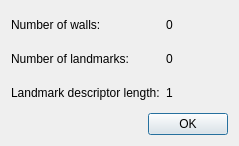
<?xml version="1.0" encoding="UTF-8"?>
<ui version="4.0">
 <class>ScenePropertiesDialog</class>
 <widget class="QDialog" name="ScenePropertiesDialog">
  <property name="geometry">
   <rect>
    <x>0</x>
    <y>0</y>
    <width>239</width>
    <height>146</height>
   </rect>
  </property>
  <property name="windowTitle">
   <string>Scene Properties</string>
  </property>
  <layout class="QGridLayout" name="gridLayout">
   <item row="0" column="0">
    <widget class="QLabel" name="label">
     <property name="text">
      <string>Number of walls:</string>
     </property>
    </widget>
   </item>
   <item row="0" column="1">
    <widget class="QLabel" name="wallsLab">
     <property name="text">
      <string>0</string>
     </property>
    </widget>
   </item>
   <item row="1" column="0">
    <widget class="QLabel" name="label_2">
     <property name="text">
      <string>Number of landmarks:</string>
     </property>
    </widget>
   </item>
   <item row="1" column="1">
    <widget class="QLabel" name="landmarksLab">
     <property name="text">
      <string>0</string>
     </property>
    </widget>
   </item>
   <item row="2" column="0">
    <widget class="QLabel" name="label_3">
     <property name="text">
      <string>Landmark descriptor length:</string>
     </property>
    </widget>
   </item>
   <item row="2" column="1">
    <widget class="QLabel" name="descLengthLab">
     <property name="text">
      <string>1</string>
     </property>
    </widget>
   </item>
   <item row="3" column="0" colspan="2">
    <widget class="QDialogButtonBox" name="buttonBox">
     <property name="layoutDirection">
      <enum>Qt::LeftToRight</enum>
     </property>
     <property name="orientation">
      <enum>Qt::Horizontal</enum>
     </property>
     <property name="standardButtons">
      <set>QDialogButtonBox::Ok</set>
     </property>
    </widget>
   </item>
  </layout>
 </widget>
 <resources/>
 <connections>
  <connection>
   <sender>buttonBox</sender>
   <signal>accepted()</signal>
   <receiver>ScenePropertiesDialog</receiver>
   <slot>accept()</slot>
   <hints>
    <hint type="sourcelabel">
     <x>248</x>
     <y>254</y>
    </hint>
    <hint type="destinationlabel">
     <x>157</x>
     <y>274</y>
    </hint>
   </hints>
  </connection>
  <connection>
   <sender>buttonBox</sender>
   <signal>rejected()</signal>
   <receiver>ScenePropertiesDialog</receiver>
   <slot>reject()</slot>
   <hints>
    <hint type="sourcelabel">
     <x>316</x>
     <y>260</y>
    </hint>
    <hint type="destinationlabel">
     <x>286</x>
     <y>274</y>
    </hint>
   </hints>
  </connection>
 </connections>
</ui>
